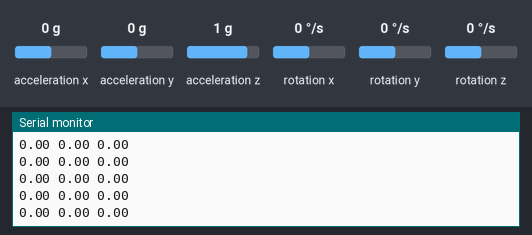
Recording of a sketch running on a simulated Arduino Nano 33 BLE. Shown: the last lines printed to the serial monitor. Inputs (shaded band) come from the test bench; at power-on: acceleration y 0 g, acceleration z 1 g, rotation x 0 °/s, acceleration x 0 g, rotation y 0 °/s, rotation z 0 °/s.

Above: at 1.2 s.
1.3 s: acceleration y set to -1.4 g
At 2.3 s:
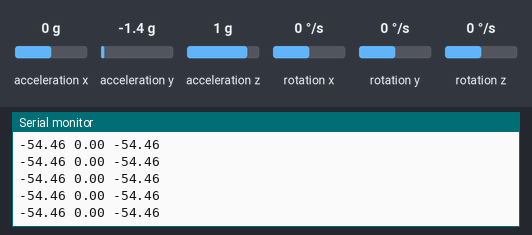
2.8 s: acceleration z set to -1.4 g
At 3.3 s:
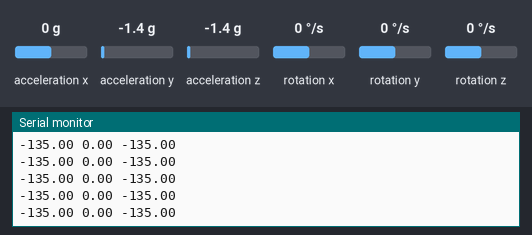
5.8 s: rotation x set to -192 °/s
At 6.6 s:
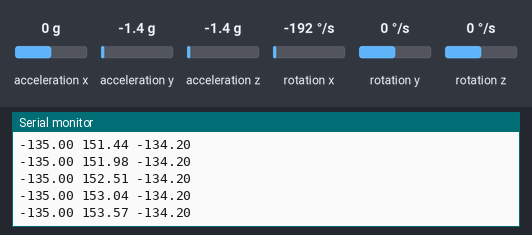
Timing chart, 0 to 6.9 s (numbered marks = the images above; inputs shaded):
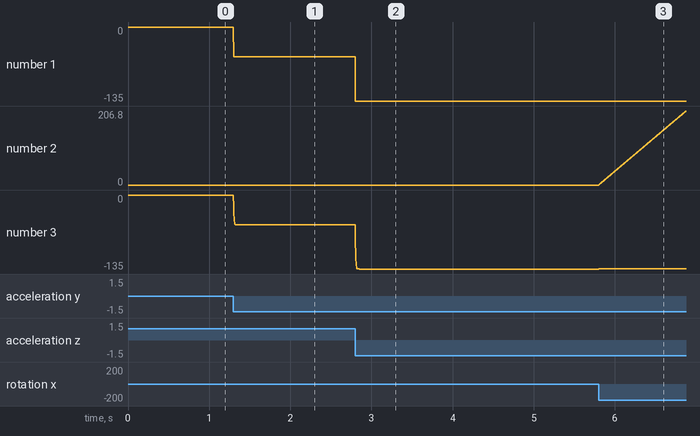

Measured:
- after the input at 1.3 s, the serial monitor: prints a new line at once (image 1)
- after the input at 2.8 s, the serial monitor: prints a new line at once (image 2)
- after the input at 5.8 s, the serial monitor: prints a new line at once (image 3)
- plotted number 1: 0 → -54.46 after the input at 1.3 s, -54.46 → -135 after the input at 2.8 s
- plotted number 2: 0 → 206.26 after the input at 5.8 s
- plotted number 3: 0 → -54.46 after the input at 1.3 s, -54.46 → -135 after the input at 2.8 s, -135 → -134.2 after the input at 5.8 s

The sketch:

task4.ino
```cpp
#include <math.h>
#include <Arduino_BMI270_BMM150.h>

float old_theta = 0;
float gyro_theta = 0;
unsigned long start_time = 0;

void setup() {
  Serial.begin(9600);
  while (!Serial);

  if (!IMU.begin()) {
    Serial.println("Failed to initialize IMU!");
    while (1);
  }

  Serial.println("acc_theta gyro_theta filter_theta");
  start_time = micros();
}

void loop() {
  float acc_x, acc_y, acc_z;
  float gyro_x, gyro_y, gyro_z;
  float acc_theta, theta;
  float k = 0.6;

  if (IMU.accelerationAvailable() && IMU.gyroscopeAvailable()) {
    // Read accelerometer
    IMU.readAcceleration(acc_x, acc_y, acc_z);
    acc_theta = atan2(acc_y, acc_z) * 180.0 / M_PI;

    // Read gyroscope
    IMU.readGyroscope(gyro_x, gyro_y, gyro_z);
    gyro_x = -gyro_x;  // Axis alignment

    // Calculate delta time in seconds
    unsigned long now = micros();
    float dt = (now - start_time) / 1000000.0;
    start_time = now;

    // Integrate gyro to get angle
    gyro_theta += gyro_x * dt;

    // Complementary filter
    theta = (1 - k) * acc_theta + k * (old_theta + gyro_x * dt);
    old_theta = theta;

    // Print values
    Serial.print(acc_theta);
    Serial.print(" ");
    Serial.print(gyro_theta);
    Serial.print(" ");
    Serial.println(theta);
  }
}
```
